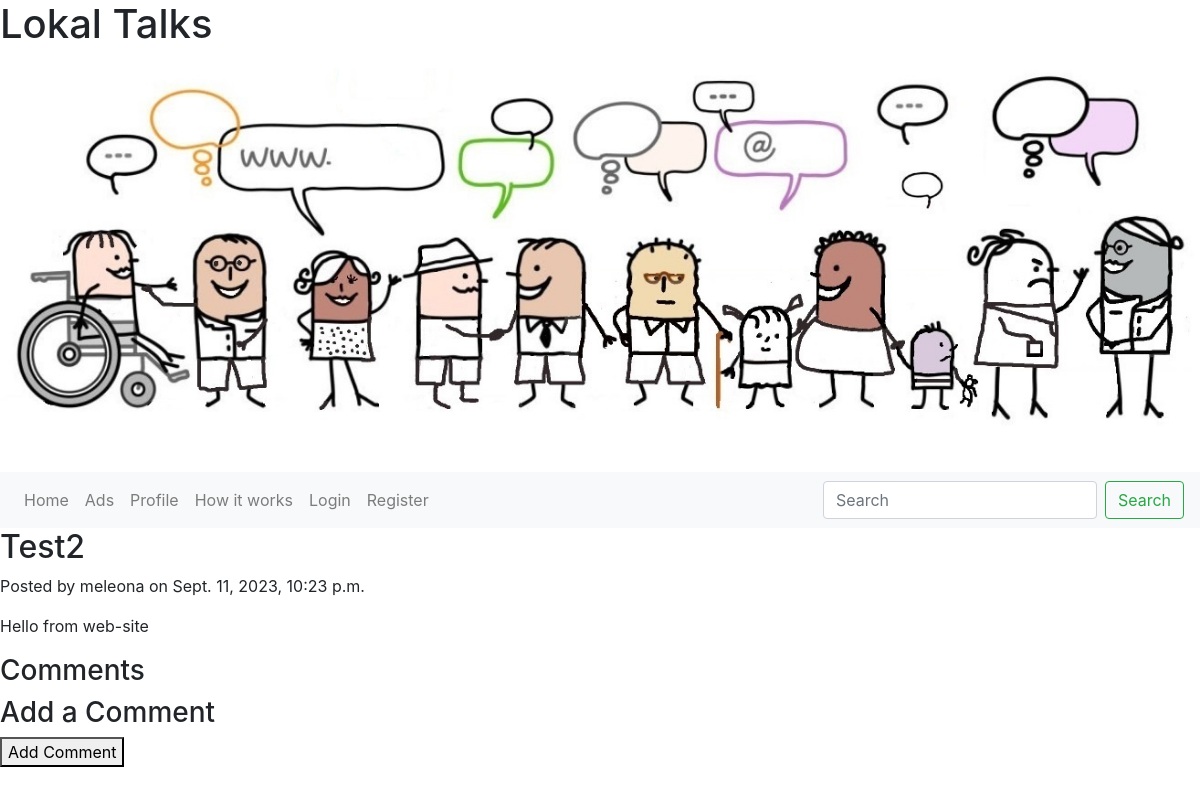
Screenshot of /ad/2/ with the database file from the repository.
### talks/models.py (models this page shows, shortened)
class Ad(models.Model):
    title = models.CharField(max_length=200)
    description = models.TextField()
    date_posted = models.DateTimeField(auto_now_add=True)
    author = models.ForeignKey(User, on_delete=models.CASCADE)
    categories = models.ManyToManyField(Category)
    image = models.ImageField(upload_to='ads_images/', blank=True, null=True)  # New field for ad images

### talks/views.py (the view, shortened to what this page needs)
# urls.py: path('ad/<int:pk>/', AdDetailView.as_view(), name='ad-detail'),  # Detailed ad page
class AdDetailView(FormMixin, DetailView):
    model = Ad
    template_name = 'talks/ad_detail.html'
    context_object_name = 'ad'
    form_class = CommentForm
    def get_context_data(self, **kwargs):
        context = super().get_context_data(**kwargs)
        context['comments'] = Comment.objects.filter(ad=self.object)
        return context

### talks/forms.py
class CommentForm(forms.ModelForm):
    class Meta:
        model = Comment
        fields = ['text']

### talks/templates/talks/ad_detail.html (shortened to what this page needs)
{% extends "talks/base.html" %}
{% block content %}
<h2>{{ ad.title }}</h2>
<p>Posted by {{ ad.author }} on {{ ad.date_posted }}</p>
<p>{{ ad.description }}</p>
<h3>Comments</h3>
<h3>Add a Comment</h3>
<form method="post">
    <button type="submit">Add Comment</button>
</form>
{% endblock %}

### rows the page displays
Ad: title "Test2", author "meleona", date_posted "Sept. 11, 2023, 10:23 p.m.", description "Hello from web-site"
